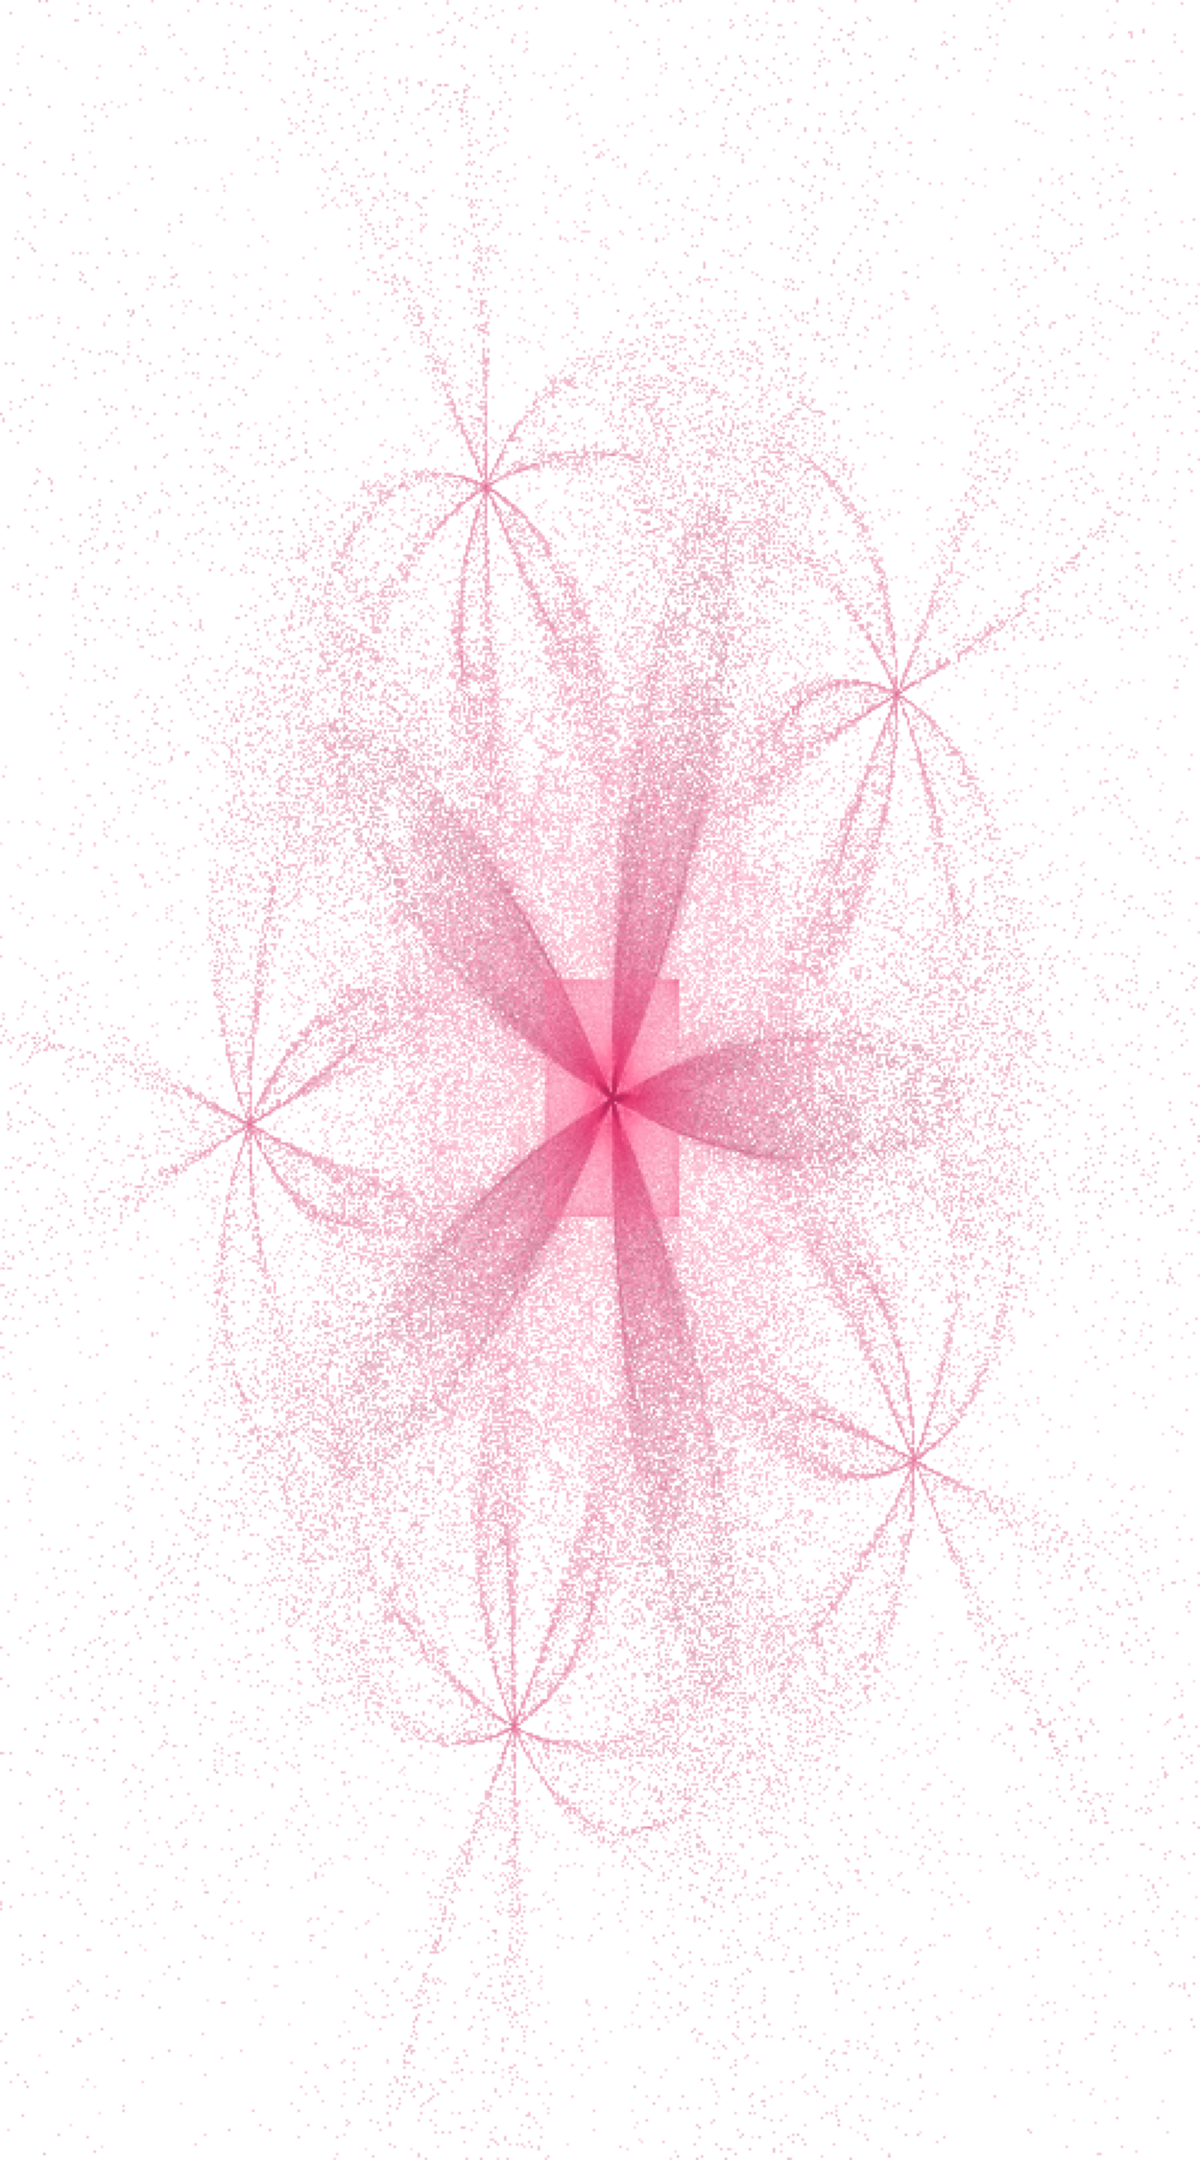

The Python source for this figure:
"""
Flame Fractal Generator (petal/flower symmetry)
------------------------------------------------
Generates a "flame fractal" -- an Iterated Function System (IFS) rendered
with the chaos-game algorithm, nonlinear "variations", log-density
tone mapping, and color blending. This is the family of fractal behind
the layered, glowing, flower-like image you shared (as produced by tools
like Apophysis / JWildfire).

Dependencies: numpy, matplotlib
"""

import numpy as np
import matplotlib
matplotlib.use("Agg")
import matplotlib.pyplot as plt
from matplotlib.colors import LinearSegmentedColormap


# ----------------------------------------------------------------------
# 1. NONLINEAR VARIATIONS
#    Flame fractals don't just apply affine maps (a,b,c,d,e,f) -- they
#    warp the result with a nonlinear "variation" function. These are
#    what turn straight-line IFS attractors into organic, curved shapes.
# ----------------------------------------------------------------------
def variation(x, y, kind):
    r2 = x * x + y * y + 1e-12
    r = np.sqrt(r2)
    theta = np.arctan2(y, x)

    if kind == "linear":
        return x, y
    if kind == "sinusoidal":
        return np.sin(x), np.sin(y)
    if kind == "spherical":
        return x / r2, y / r2
    if kind == "swirl":
        return x * np.cos(r2) - y * np.sin(r2), x * np.sin(r2) + y * np.cos(r2)
    if kind == "petal":
        # Modulates radius by cos(k*theta) -> k-lobed flower/petal shape
        k = 5
        rr = r * np.cos(k * theta)
        return rr * np.cos(theta), rr * np.sin(theta)
    raise ValueError(f"Unknown variation: {kind}")


# ----------------------------------------------------------------------
# 2. BASE FUNCTION SYSTEM
#    Each transform: (x,y) -> variation(a*x + b*y + e, c*x + d*y + f)
#    "weight"    = probability of being chosen each step
#    "color"     = a scalar in [0,1] blended along the orbit for coloring
# ----------------------------------------------------------------------
base_transforms = [
    # a,     b,     c,     d,     e,     f,    weight, variation,     color
    (0.78, -0.28,  0.28,  0.78,  0.06,  0.12,  0.55,  "petal",       0.95),
    (0.55,  0.25, -0.25,  0.55, -0.10,  0.20,  0.12,  "sinusoidal",  0.55),
    (-0.55, 0.35,  0.35,  0.55,  0.15, -0.10,  0.18,  "spherical",   0.75),
    (0.45,  0.00,  0.00,  0.45,  0.00,  0.30,  0.15,  "swirl",       0.25),
]

# Impose N_SYM-fold rotational ("flower petal") symmetry: duplicate every
# base transform, rotated around the origin by multiples of 2*pi/N_SYM.
# This is the standard flame-fractal trick for producing flower patterns.
N_SYM = 5
symmetric_transforms = []
for (a, b, c, d, e, f, w, var, col) in base_transforms:
    for k in range(N_SYM):
        ang = 2 * np.pi * k / N_SYM
        ca, sa = np.cos(ang), np.sin(ang)
        # Rotation matrix R(ang) composed with the linear part [[a,b],[c,d]]
        ra = ca * a - sa * c
        rb = ca * b - sa * d
        rc = sa * a + ca * c
        rd = sa * b + ca * d
        re = ca * e - sa * f
        rf = sa * e + ca * f
        symmetric_transforms.append(
            dict(a=ra, b=rb, c=rc, d=rd, e=re, f=rf,
                 weight=w / N_SYM, variation=var, color=col)
        )

weights = np.array([t["weight"] for t in symmetric_transforms])
weights /= weights.sum()


# ----------------------------------------------------------------------
# 3. CHAOS GAME ITERATION
#    Start at a random point, repeatedly apply a randomly chosen
#    transform (weighted by probability), and record the orbit after
#    a short "skip" burn-in period (so it has converged onto the
#    attractor before we start plotting).
# ----------------------------------------------------------------------
def run_chaos_game(n_points=400_000, skip=20, seed=7):
    rng = np.random.default_rng(seed)
    n_t = len(symmetric_transforms)

    A = np.array([t["a"] for t in symmetric_transforms])
    B = np.array([t["b"] for t in symmetric_transforms])
    C = np.array([t["c"] for t in symmetric_transforms])
    D = np.array([t["d"] for t in symmetric_transforms])
    E = np.array([t["e"] for t in symmetric_transforms])
    F = np.array([t["f"] for t in symmetric_transforms])
    COL = np.array([t["color"] for t in symmetric_transforms])
    VAR = [t["variation"] for t in symmetric_transforms]

    total = n_points + skip
    choices = rng.choice(n_t, size=total, p=weights)

    xs = np.empty(n_points)
    ys = np.empty(n_points)
    cs = np.empty(n_points)

    x = y = c = 0.0
    j = 0
    for i in range(total):
        k = choices[i]
        nx = A[k] * x + B[k] * y + E[k]
        ny = C[k] * x + D[k] * y + F[k]
        nx, ny = variation(nx, ny, VAR[k])
        x, y = nx, ny
        c = 0.5 * (c + COL[k])  # exponential color blending along orbit
        if i >= skip:
            xs[j] = x
            ys[j] = y
            cs[j] = c
            j += 1
    return xs, ys, cs


# ----------------------------------------------------------------------
# 4. HISTOGRAM ACCUMULATION (density + averaged color per pixel)
# ----------------------------------------------------------------------
def render(xs, ys, cs, width=500, height=900):
    # Rare points can shoot far from the main attractor (e.g. the
    # spherical variation blows up near r -> 0). Use percentiles instead
    # of raw min/max so a handful of outliers don't collapse the whole
    # attractor into a single pixel.
    x_min, x_max = np.percentile(xs, [0.5, 99.5])
    y_min, y_max = np.percentile(ys, [0.5, 99.5])

    count_hist, _, _ = np.histogram2d(
        xs, ys, bins=[width, height], range=[[x_min, x_max], [y_min, y_max]]
    )
    color_hist, _, _ = np.histogram2d(
        xs, ys, bins=[width, height], range=[[x_min, x_max], [y_min, y_max]],
        weights=cs,
    )

    with np.errstate(divide="ignore", invalid="ignore"):
        mean_color = np.where(count_hist > 0, color_hist / count_hist, 0)

    # Log tone mapping: flame fractals use log density (not linear) so that
    # both the faint outer structure and the bright core are visible at once.
    log_density = np.log1p(count_hist)
    log_density /= log_density.max()

    return mean_color, log_density


# ----------------------------------------------------------------------
# 5. COLOR MAPPING + COMPOSITE (pink/white palette, like the reference image)
# ----------------------------------------------------------------------
def colorize(mean_color, log_density):
    pink_cmap = LinearSegmentedColormap.from_list(
        "flower_pink",
        ["#fce8e8", "#f4bbcd", "#fe8eac", "#fe739f", "#df356e", "#6b1539"],
    )
    rgba = pink_cmap(mean_color)
    alpha = np.clip(log_density[..., None] * 1.8, 0, 1) ** 0.6

    bg = np.ones_like(rgba[..., :3])  # white background
    final_rgb = rgba[..., :3] * alpha + bg * (1 - alpha)
    return final_rgb


# ----------------------------------------------------------------------
# 6. MAIN
# ----------------------------------------------------------------------
if __name__ == "__main__":
    xs, ys, cs = run_chaos_game(n_points=600_000, skip=20, seed=7)
    mean_color, log_density = render(xs, ys, cs, width=500, height=900)
    final_rgb = colorize(mean_color, log_density)

    plt.figure(figsize=(6, 10.8), facecolor="white")
    plt.imshow(np.transpose(final_rgb, (1, 0, 2)), origin="lower")
    plt.axis("off")
    plt.tight_layout(pad=0)
    plt.savefig("flame_fractal.png", dpi=200, facecolor="white",
                bbox_inches="tight", pad_inches=0)
    print("Saved flame_fractal.png")
